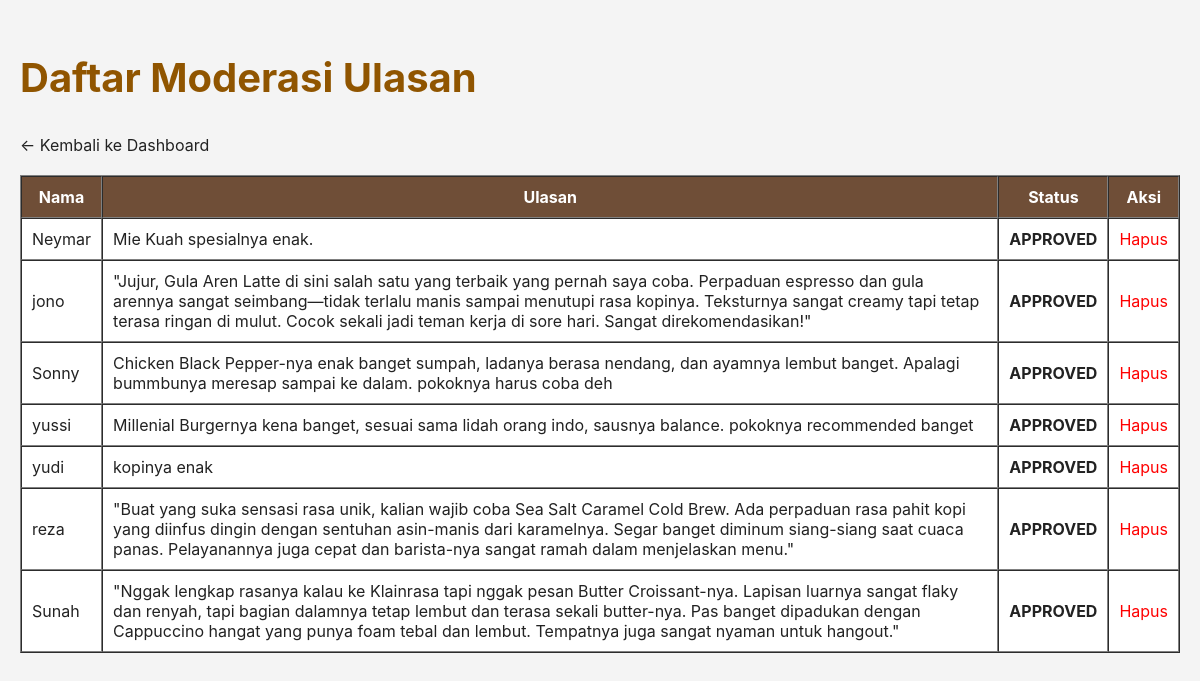
/admin_ulasan.php (signed in), run on the app's committed database.
### tables this page shows
CREATE TABLE `ulasan` (
  `id` int(11) NOT NULL,
  `id_pelanggan` int(11) NOT NULL,
  `nama_pelanggan` varchar(100) DEFAULT NULL,
  `isi_ulasan` text NOT NULL,
  `tanggal` timestamp NOT NULL DEFAULT current_timestamp(),
  `status` enum('pending','approved') DEFAULT 'pending'
);

### admin_ulasan.php (the view, shortened to what this page needs)
<?php
include 'koneksi.php';
?>
<!DOCTYPE html>
<html>
<head>
    <link rel="stylesheet" href="style.css">
</head>
<body style="background:#f4f4f4; padding:20px;">
    <h2>Daftar Moderasi Ulasan</h2>
    <a href="admin.php">← Kembali ke Dashboard</a>
    <table border="1" cellpadding="10" cellspacing="0" style="width:100%; background:#fff; margin-top:20px;">
        <tr style="background:#6F4E37; color:white;">
            <th>Nama</th>
            <th>Ulasan</th>
            <th>Status</th>
            <th>Aksi</th>
        </tr>
        <?php
        $res = mysqli_query($koneksi, "SELECT * FROM ulasan ORDER BY status DESC, tanggal DESC");
        while($d = mysqli_fetch_array($res)){
        ?>
        <tr>
            <td><?php echo $d['nama_pelanggan']; ?></td>
            <td><?php echo $d['isi_ulasan']; ?></td>
            <td><strong><?php echo strtoupper($d['status']); ?></strong></td>
            <td>
                <a href="?delete=<?php echo $d['id']; ?>" style="color:red;" onclick="return confirm('Hapus ulasan ini?')">Hapus</a>
            </td>
        </tr>
        <?php } ?>
    </table>
</body>
</html>

### style.css (style rules this page uses)
:root { --bg:#f8f5f1; --accent:#6b3b00; --accent-light:#905500; --muted:#6b6b6b; --card:#ffffff; --glass: rgba(255,255,255,0.8); --radius:10px; --shadow: 0 8px 25px rgba(0, 0, 0, 0.1); --maxw:1200px; --container-padding:24px; color-scheme: light; font-family: Inter, ui-sans-serif, system-ui, -apple-system, "Segoe UI", Roboto, "Helvetica Neue", Arial; }
* { box-sizing:border-box }
body { margin:0; background:var(--bg); color:#222 }
a { color:inherit;text-decoration:none }
h2 { font-size:2.5rem;color:var(--accent-light) }

### data on the page
ulasan: nama_pelanggan "Neymar", isi_ulasan "Mie Kuah spesialnya enak.", status "APPROVED"
ulasan: nama_pelanggan "jono", isi_ulasan "\"Jujur, Gula Aren Latte di sini salah satu yang terbaik yang pernah saya coba. Perpaduan espresso dan gula arennya sangat seimbang—tidak terlalu manis sampai menutupi rasa kopinya. Teksturnya sangat creamy tapi tetap terasa ringan di mulut. Cocok sekali jadi teman kerja di sore hari. Sangat direkomendasikan!\"", status "APPROVED"
ulasan: nama_pelanggan "Sonny", isi_ulasan "Chicken Black Pepper-nya enak banget sumpah, ladanya berasa nendang, dan ayamnya lembut banget. Apalagi bummbunya meresap sampai ke dalam. pokoknya harus coba deh", status "APPROVED"
ulasan: nama_pelanggan "yussi", isi_ulasan "Millenial Burgernya kena banget, sesuai sama lidah orang indo, sausnya balance. pokoknya recommended banget", status "APPROVED"
ulasan: nama_pelanggan "yudi", isi_ulasan "kopinya enak", status "APPROVED"
ulasan: nama_pelanggan "reza", isi_ulasan "\"Buat yang suka sensasi rasa unik, kalian wajib coba Sea Salt Caramel Cold Brew. Ada perpaduan rasa pahit kopi yang diinfus dingin dengan sentuhan asin-manis dari karamelnya. Segar banget diminum siang-siang saat cuaca panas. Pelayanannya juga cepat dan barista-nya sangat ramah dalam menjelaskan menu.\"", status "APPROVED"
ulasan: nama_pelanggan "Sunah", isi_ulasan "\"Nggak lengkap rasanya kalau ke Klainrasa tapi nggak pesan Butter Croissant-nya. Lapisan luarnya sangat flaky dan renyah, tapi bagian dalamnya tetap lembut dan terasa sekali butter-nya. Pas banget dipadukan dengan Cappuccino hangat yang punya foam tebal dan lembut. Tempatnya juga sangat nyaman untuk hangout.\"", status "APPROVED"
